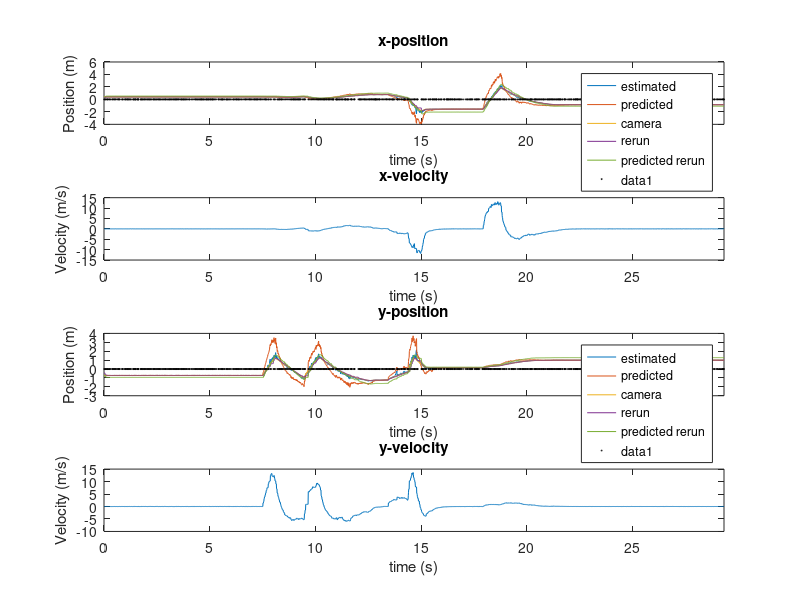

Recreate this plot in MATLAB.
clear; clc;
rerun = 0;
load('data/ball08_rerun.mat');

% Tcamera=1/30;
% Tcontrol1/100;
% tau=0.2;
% alpha=0.5;
% update_type = 'UPDATE_DELAY';
% save('ball_msg_data12.mat');

% How many samples are there?
N = length(ball.Xhat);

% Create a time vector
t = (1:N)*Tcontrol;

fprintf('Processing %f seconds of ball data.\r\n\r\n', N*Tcontrol);

% Initialize and unpackage
x = nonzeros([ball(:).VisionX]);
y = nonzeros([ball(:).VisionY]);
x_t = find([ball(:).VisionX]~=0)*Tcontrol;
y_t = find([ball(:).VisionY]~=0)*Tcontrol;

xhat = [ball(:).Xhat];
yhat = [ball(:).Yhat];
vx = [ball(:).Vx];
vy = [ball(:).Vy];
xhat_future = [ball(:).XhatFuture];
yhat_future = [ball(:).YhatFuture];
corrections = nonzeros([ball(:).Correction]);
corrections_t = find([ball(:).Correction]==1)*Tcontrol;

% Create a shifted corrections to be at mean of x and y
% The '-1' is because they are initially Booleans
corrections_x = (corrections-1) + mean(xhat);
corrections_y = (corrections-1) + mean(yhat);

figure(1); clf;
ax1 = subplot(411);
plot(t,xhat,t,xhat_future,x_t,x);
if rerun
    hold on;
    plot(t,xhat_rerun);
    plot(t,xhat_future_rerun);
    hold off
end
legend('estimated','predicted','camera','rerun','predicted rerun');
xlim([0 t(end)]);
title('x-position');
xlabel('time (s)');
ylabel('Position (m)');
hold on;
s = scatter(corrections_t,corrections_x, 'k');
set(s,'sizedata', .6);

ax2 = subplot(412);
plot(t,vx);
xlim([0 t(end)]);
title('x-velocity');
xlabel('time (s)');
ylabel('Velocity (m/s)');

ax3 = subplot(413);
plot(t,yhat,t,yhat_future,y_t,y);
if rerun
    hold on;
    plot(t,yhat_rerun);
    plot(t,yhat_future_rerun);
    hold off
end
legend('estimated','predicted','camera','rerun','predicted rerun');
xlim([0 t(end)]);
title('y-position');
xlabel('time (s)');
ylabel('Position (m)');
hold on;
s = scatter(corrections_t,corrections_y, 'k');
set(s,'sizedata', .6);

ax4 = subplot(414);
plot(t,vy);
xlim([0 t(end)]);
title('y-velocity');
xlabel('time (s)');
ylabel('Velocity (m/s)');

linkaxes([ax1, ax2, ax3, ax4], 'x');

% Plot the initial position

% Convert from ball to struct
% load('data/ball_msg_data10.mat');
% ball = unpack_ros_msg(ball);
% save('data/ball_msg_data10.mat');